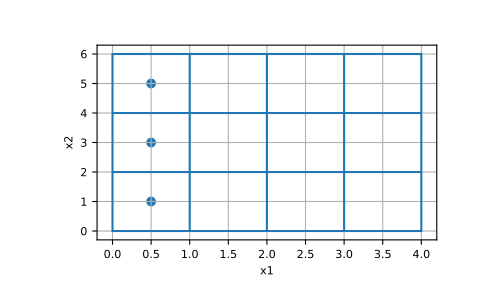

Generate this figure with Python:
# Here, we construct a 4 by 3 cell 2D tensor mesh and return the indices
# of the x and y-boundary cells. In this case there are 3 cells touching
# each x-boundary, and there are 4 cells touching each y-boundary.

from discretize import TensorMesh
import numpy as np
import matplotlib.pyplot as plt

hx = [1, 1, 1, 1]
hy = [2, 2, 2]
mesh = TensorMesh([hx, hy])
ind_Bx1, ind_Bx2, ind_By1, ind_By2 = mesh.cell_boundary_indices

ax = plt.subplot(111)
mesh.plot_grid(ax=ax)
ax.scatter(*mesh.cell_centers[ind_Bx1].T)
plt.show()
